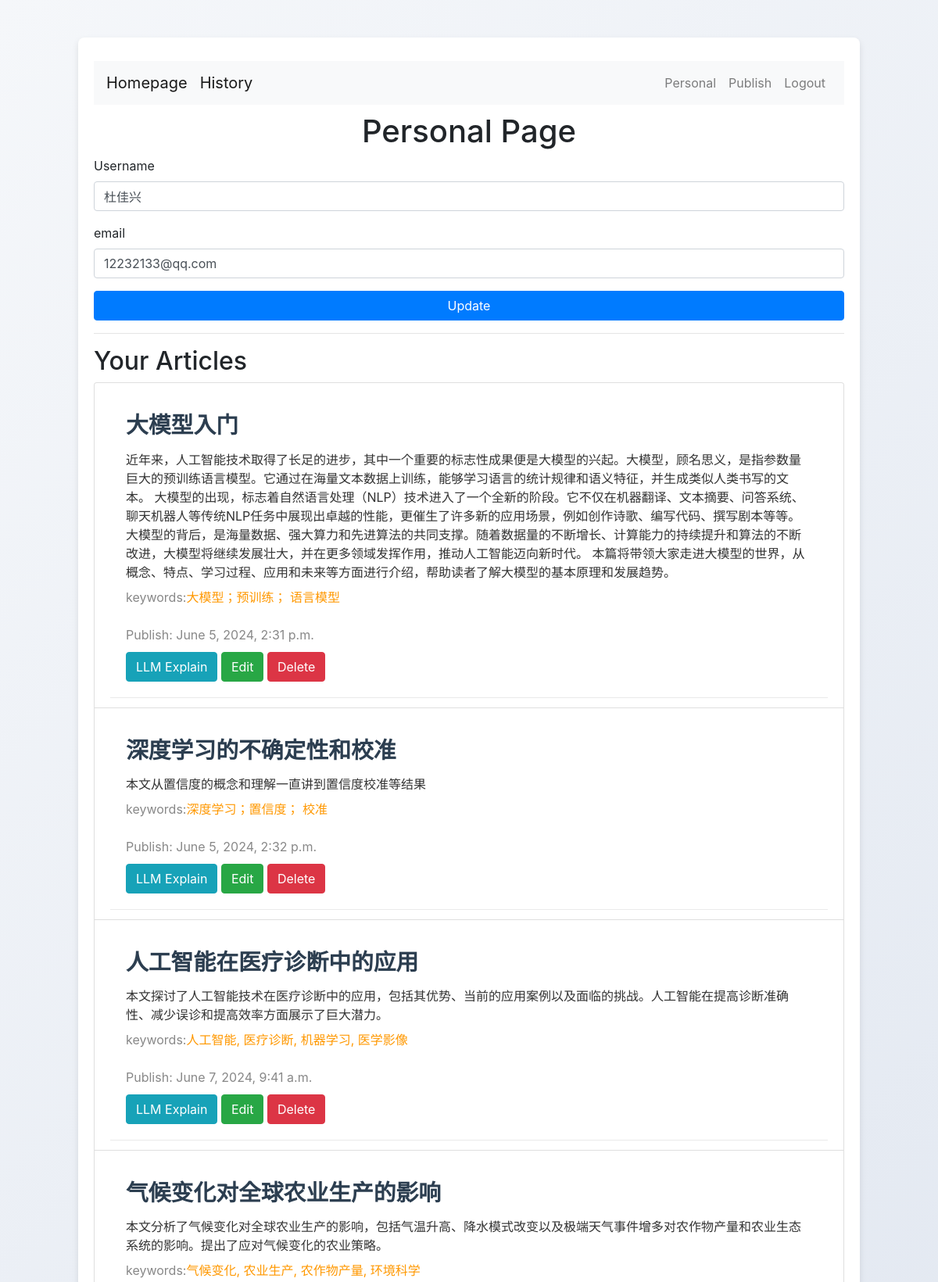
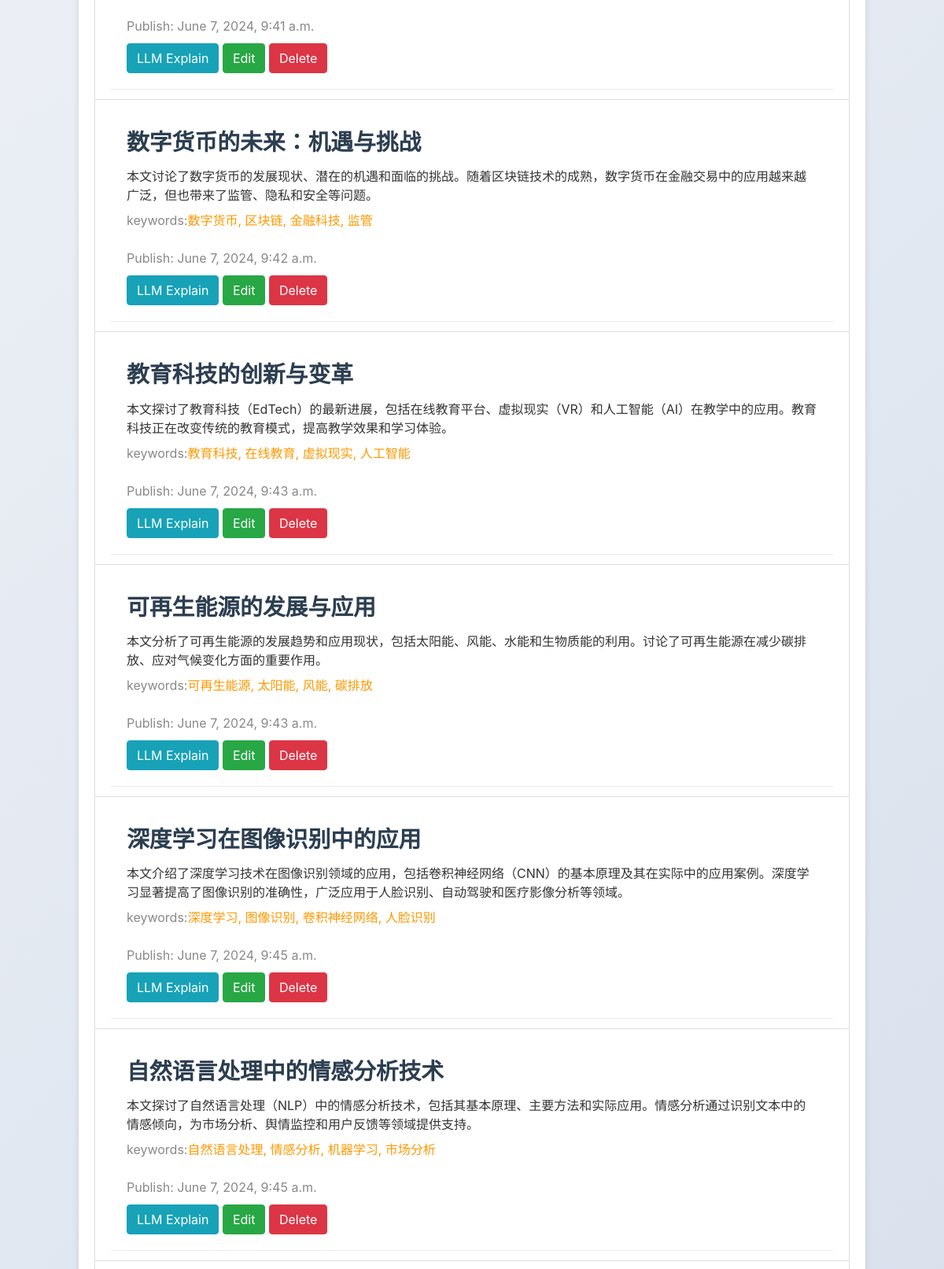
The page /personal/ (signed in, upper part) on the database its author committed (2 pictures, top to bottom).
### app01/models.py (models this page shows, shortened)
class Article(models.Model):
    title = models.CharField(max_length=200)
    author = models.CharField(max_length=200)
    summary = models.TextField()
    keywords = models.CharField(max_length=200)
    publish_time = models.DateTimeField(auto_now_add=True)  # 自动设置为添加时的时间
    content = models.TextField()
    category =  models.ForeignKey(Category, on_delete=models.CASCADE)
    is_shared = models.BooleanField(default=False)  # 新增字段，默认值为 False（非共享状态）

### app01/views.py (the view)
# urls.py: path('personal/', views.personal, name='personal'),
@login_required
def personal(request):
    user_articles = Article.objects.filter(author=request.user)
    if request.method == 'POST':
        user_form = UserUpdateForm(request.POST, instance=request.user)
        if user_form.is_valid():
            user_form.save()
            for article in user_articles:
                article.author = request.user.username
                article.save()
            messages.success(request, f'Your account has been updated!')
            return redirect('personal')
    else:
        user_form = UserUpdateForm(instance=request.user)
    context = {
        'user_form': user_form,
        'user_articles': user_articles,
    }
    return render(request, 'personal.html', context)

### app01/forms.py
class UserUpdateForm(forms.ModelForm):
    email = forms.EmailField()
    class Meta:
        model = User
        fields = ['username', 'email']

### app01/templates/personal.html (shortened to what this page needs)
<!DOCTYPE html>
<html lang="en">
<head>
    <link href="https://maxcdn.bootstrapcdn.com/bootstrap/4.5.2/css/bootstrap.min.css" rel="stylesheet">
    <link href="https://maxcdn.bootstrapcdn.com/bootstrap/4.5.2/css/bootstrap.min.css" rel="stylesheet">
    <link href="/static/css/home.css?version=1.0.0" rel="stylesheet">
</head>
<body>
    <div class="container mt-5">
        <div class="top-buttons">
            <nav class="navbar navbar-expand-lg navbar-light bg-light">
                <a class="navbar-brand" href="{% url 'home' %}">Homepage</a>
                <a href="#" class="navbar-brand">History</a>
                <div class="collapse navbar-collapse" id="navbarNav">
                    <ul class="navbar-nav ml-auto">
                        {% if user.is_authenticated %}
                            <li class="nav-item">
                                <a class="nav-link" href="{% url 'personal' %}">Personal</a>
                            </li>
                            <li class="nav-item">
                                <a class="nav-link" href="{% url 'publish' %}">Publish</a>
                            </li>
                            <li class="nav-item">
                                <a class="nav-link" href="{% url 'logout' %}">Logout</a>
                            </li>
                        {% endif %}
                    </ul>
                </div>
            </nav>
        </div>
        <h1 class="text-center">Personal Page</h1>
        <form method="post" onsubmit="return confirmUpdate();">
            <div class="form-group">
                <label for="username">Username</label>
                <input type="text" class="form-control" id="username" name="username" value="{{ user_form.username.value }}">
            </div>
            <div class="form-group">
                <label for="email">email</label>
                <input type="email" class="form-control" id="email" name="email" value="{{ user_form.email.value }}">
            </div>
            <button type="submit" class="btn btn-primary btn-block">Update</button>
        </form>
        <hr>
        <h2>Your Articles</h2>
        <ul class="list-group">
            {% for article in user_articles %}
                <li class="list-group-item">
                    <div class="article-card">
                        <div class="article-title">
                            <a href="{% url 'article_detail' article.id %}">{{ article.title }}</a>
                        </div>
                        <div class="article-summary">
                            {{ article.summary }}
                        </div>
                        <div class="keywords">
                            <p class="article-publish mt-2">keywords:</p>
                            <p class="article-keywords mt-2">{{ article.keywords }}</p>
                        </div>
                        <div class="article-publish mt-2">
                            Publish: {{ article.publish_time }}
                        </div>
                        <div class="btn-action">
                            <button class="btn btn-info llm-explain-btn" data-article-id="{{ article.id }}">LLM Explain</button>
                            <a href="{% url 'edit_article' article.id %}" class="btn btn-success">Edit</a>
                            <form method="post" action="{% url 'delete_article' article.id %}" onsubmit="return confirmDelete();"style="display:inline;" >
                                <button type="submit" class="btn btn-danger" >Delete</button>
                            </form>
                        </div>
                    </div>
                </li>
            {% endfor %}
        </ul>
    </div>
</body>
</html>

### app01/static/css/home.css (style rules this page uses)
body { background: linear-gradient(135deg, #f5f7fa, #c3cfe2); min-height: 100vh; display: flex; justify-content: center; align-items: center; }
.container { background: white; border-radius: 8px; box-shadow: 0 4px 8px rgba(0, 0, 0, 0.1); padding: 20px; max-width: 1000px; width: 100%; margin: 10px; }
.top-buttons { margin: 10px 0; text-align: center; }
.btn { transition: background-color 0.3s, transform 0.3s; }
.article-card { border-bottom: 1px solid #eaeaea; padding: 20px; }
.article-title { font-size: 1.8em; font-weight: bold; color: #2c3e50; }
.article-title a { text-decoration: none; color: inherit; }
.article-authors, .article-publish { color: #888; }
.article-keywords { color: #FF9800; }
.keywords { display: flex; }
.article-summary { margin-top: 10px; color: #333; }
.btn-action { margin-top: 10px; }

### rows shown on the page
Article: title "大模型入门", summary "近年来，人工智能技术取得了长足的进步，其中一个重要的标志性成果便是大模型的兴起。大模型，顾名思义，是指参数量巨大的预训练语言模型。它通过在海量文本数据上训练，能够学习语言的统计规律和语义特征，并生成类似人类书写的文本。 大模型的出现，标志着自然语言处理（NLP）技术进入了一个全新的阶段。它不仅在机器翻译、文本摘要、问答系统、聊天机器人等传统NLP任务中展现出卓越的性能，更催生了许多新的应用场景，例如创作诗歌、编写代码、撰写剧本等等。 大模型的背后，是海量数据、强大算力和先进算法的共同支撑。随着数据量的不断增长、计算能力的持续提升和算法的不断改进，大模型将继续发展壮大，并在更多领域发挥作用，推动人工智能迈向新时代。 本篇将带领大家走进大模型的世界，从概念、特点、学习过程、应用和未来等方面进行介绍，帮助读者了解大模型的基本原理和发展趋势。", keywords "大模型；预训练； 语言模型", publish_time "June 5, 2024, 2:31 p.m."
Article: title "深度学习的不确定性和校准", summary "本文从置信度的概念和理解一直讲到置信度校准等结果", keywords "深度学习；置信度； 校准", publish_time "June 5, 2024, 2:32 p.m."
Article: title "人工智能在医疗诊断中的应用", summary "本文探讨了人工智能技术在医疗诊断中的应用，包括其优势、当前的应用案例以及面临的挑战。人工智能在提高诊断准确性、减少误诊和提高效率方面展示了巨大潜力。", keywords "人工智能, 医疗诊断, 机器学习, 医学影像", publish_time "June 7, 2024, 9:41 a.m."
Article: title "气候变化对全球农业生产的影响", summary "本文分析了气候变化对全球农业生产的影响，包括气温升高、降水模式改变以及极端天气事件增多对农作物产量和农业生态系统的影响。提出了应对气候变化的农业策略。", keywords "气候变化, 农业生产, 农作物产量, 环境科学", publish_time "June 7, 2024, 9:41 a.m."
Article: title "数字货币的未来：机遇与挑战", summary "本文讨论了数字货币的发展现状、潜在的机遇和面临的挑战。随着区块链技术的成熟，数字货币在金融交易中的应用越来越广泛，但也带来了监管、隐私和安全等问题。", keywords "数字货币, 区块链, 金融科技, 监管", publish_time "June 7, 2024, 9:42 a.m."
Article: title "教育科技的创新与变革", summary "本文探讨了教育科技（EdTech）的最新进展，包括在线教育平台、虚拟现实（VR）和人工智能（AI）在教学中的应用。教育科技正在改变传统的教育模式，提高教学效果和学习体验。", keywords "教育科技, 在线教育, 虚拟现实, 人工智能", publish_time "June 7, 2024, 9:43 a.m."
Article: title "可再生能源的发展与应用", summary "本文分析了可再生能源的发展趋势和应用现状，包括太阳能、风能、水能和生物质能的利用。讨论了可再生能源在减少碳排放、应对气候变化方面的重要作用。", keywords "可再生能源, 太阳能, 风能, 碳排放", publish_time "June 7, 2024, 9:43 a.m."
Article: title "深度学习在图像识别中的应用", summary "本文介绍了深度学习技术在图像识别领域的应用，包括卷积神经网络（CNN）的基本原理及其在实际中的应用案例。深度学习显著提高了图像识别的准确性，广泛应用于人脸识别、自动驾驶和医疗影像分析等领域。", keywords "深度学习, 图像识别, 卷积神经网络, 人脸识别", publish_time "June 7, 2024, 9:45 a.m."
Article: title "自然语言处理中的情感分析技术", summary "本文探讨了自然语言处理（NLP）中的情感分析技术，包括其基本原理、主要方法和实际应用。情感分析通过识别文本中的情感倾向，为市场分析、舆情监控和用户反馈等领域提供支持。", keywords "自然语言处理, 情感分析, 机器学习, 市场分析", publish_time "June 7, 2024, 9:45 a.m."
